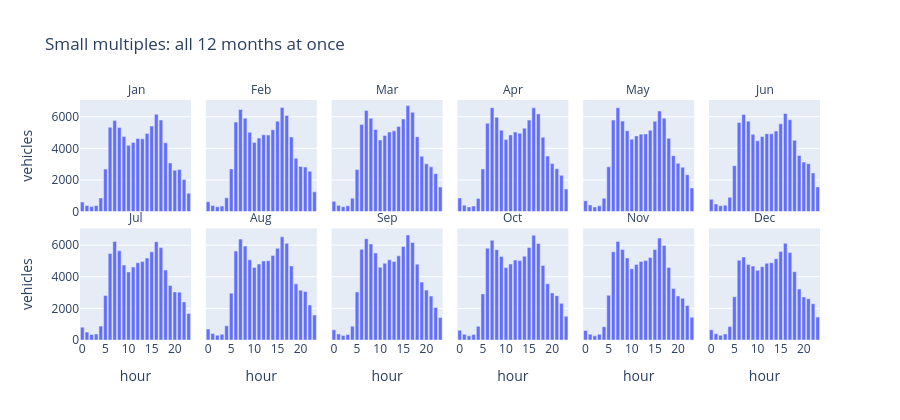

This figure's notebook cell:
### Code cell
# (given) The SAME data as small multiples — compare with the animation
fig2 = px.bar(mp, x="hour", y="vehicles", facet_col="Month", facet_col_wrap=6, category_orders={"Month": MONTHS}, height=420,
              title="Small multiples: all 12 months at once")
fig2.for_each_annotation(lambda a: a.update(text=a.text.split("=")[-1])); fig2.show()

### Figure 1 — Plotly figure (JSON) as saved in the notebook; plotly's stock layout.template omitted (floating-point values rounded to 4 significant figures)
{"data": [{"hovertemplate": "Month=Jan<br>hour=%{x}<br>vehicles=%{y}<extra></extra>", "legendgroup": "", "marker": {"color": "#636efa", "pattern": {"shape": ""}}, "name": "", "orientation": "v", "showlegend": false, "textposition": "auto", "type": "bar", "x": [0, 1, 2, 3, 4, 5, 6, 7, 8, 9, 10, 11, 12, 13, 14, 15, 16, 17, 18, 19, 20, 21, 22, 23], "xaxis": "x7", "y": [605.6, 391.6, 315.0, 387.9, 864.7, 2691.0, 5336.0, 5759.0, 5315.0, 4756.0, 4194.0, 4379.0, 4624.0, 4607.0, 4936.0, 5408.0, 6159.0, 5798.0, 4356.0, 3081.0, 2616.0, 2660.0, 2030.0, 1165.0], "yaxis": "y7"}, {"hovertemplate": "Month=Feb<br>hour=%{x}<br>vehicles=%{y}<extra></extra>", "legendgroup": "", "marker": {"color": "#636efa", "pattern": {"shape": ""}}, "name": "", "orientation": "v", "showlegend": false, "textposition": "auto", "type": "bar", "x": [0, 1, 2, 3, 4, 5, 6, 7, 8, 9, 10, 11, 12, 13, 14, 15, 16, 17, 18, 19, 20, 21, 22, 23], "xaxis": "x8", "y": [625.9, 393.1, 310.1, 354.1, 875.3, 2703.0, 5667.0, 6465.0, 5911.0, 5014.0, 4372.0, 4651.0, 4863.0, 4845.0, 5180.0, 5716.0, 6584.0, 6081.0, 4727.0, 3374.0, 2858.0, 2815.0, 2556.0, 1249.0], "yaxis": "y8"}, {"hovertemplate": "Month=Mar<br>hour=%{x}<br>vehicles=%{y}<extra></extra>", "legendgroup": "", "marker": {"color": "#636efa", "pattern": {"shape": ""}}, "name": "", "orientation": "v", "showlegend": false, "textposition": "auto", "type": "bar", "x": [0, 1, 2, 3, 4, 5, 6, 7, 8, 9, 10, 11, 12, 13, 14, 15, 16, 17, 18, 19, 20, 21, 22, 23], "xaxis": "x9", "y": [649.0, 395.3, 312.7, 368.6, 847.6, 2667.0, 5516.0, 6396.0, 5914.0, 5195.0, 4536.0, 4822.0, 5034.0, 5110.0, 5391.0, 5861.0, 6708.0, 6285.0, 4742.0, 3505.0, 3024.0, 2833.0, 2400.0, 1556.0], "yaxis": "y9"}, {"hovertemplate": "Month=Apr<br>hour=%{x}<br>vehicles=%{y}<extra></extra>", "legendgroup": "", "marker": {"color": "#636efa", "pattern": {"shape": ""}}, "name": "", "orientation": "v", "showlegend": false, "textposition": "auto", "type": "bar", "x": [0, 1, 2, 3, 4, 5, 6, 7, 8, 9, 10, 11, 12, 13, 14, 15, 16, 17, 18, 19, 20, 21, 22, 23], "xaxis": "x10", "y": [861.2, 408.6, 295.4, 354.2, 836.3, 2693.0, 5589.0, 6577.0, 5969.0, 5151.0, 4569.0, 4854.0, 5029.0, 4958.0, 5276.0, 5790.0, 6564.0, 6183.0, 4707.0, 3514.0, 3038.0, 2713.0, 2296.0, 1427.0], "yaxis": "y10"}, {"hovertemplate": "Month=May<br>hour=%{x}<br>vehicles=%{y}<extra></extra>", "legendgroup": "", "marker": {"color": "#636efa", "pattern": {"shape": ""}}, "name": "", "orientation": "v", "showlegend": false, "textposition": "auto", "type": "bar", "x": [0, 1, 2, 3, 4, 5, 6, 7, 8, 9, 10, 11, 12, 13, 14, 15, 16, 17, 18, 19, 20, 21, 22, 23], "xaxis": "x11", "y": [688.2, 423.5, 294.2, 362.5, 850.4, 2830.0, 5794.0, 6572.0, 5726.0, 5118.0, 4581.0, 4791.0, 4902.0, 4916.0, 5141.0, 5712.0, 6365.0, 5911.0, 4634.0, 3540.0, 3059.0, 2808.0, 2337.0, 1494.0], "yaxis": "y11"}, {"hovertemplate": "Month=Jun<br>hour=%{x}<br>vehicles=%{y}<extra></extra>", "legendgroup": "", "marker": {"color": "#636efa", "pattern": {"shape": ""}}, "name": "", "orientation": "v", "showlegend": false, "textposition": "auto", "type": "bar", "x": [0, 1, 2, 3, 4, 5, 6, 7, 8, 9, 10, 11, 12, 13, 14, 15, 16, 17, 18, 19, 20, 21, 22, 23], "xaxis": "x12", "y": [784.0, 483.1, 374.6, 403.7, 905.0, 2908.0, 5639.0, 6150.0, 5721.0, 4892.0, 4482.0, 4753.0, 4929.0, 4925.0, 5100.0, 5557.0, 6207.0, 5812.0, 4509.0, 3548.0, 3131.0, 3035.0, 2446.0, 1564.0], "yaxis": "y12"}, {"hovertemplate": "Month=Jul<br>hour=%{x}<br>vehicles=%{y}<extra></extra>", "legendgroup": "", "marker": {"color": "#636efa", "pattern": {"shape": ""}}, "name": "", "orientation": "v", "showlegend": false, "textposition": "auto", "type": "bar", "x": [0, 1, 2, 3, 4, 5, 6, 7, 8, 9, 10, 11, 12, 13, 14, 15, 16, 17, 18, 19, 20, 21, 22, 23], "xaxis": "x", "y": [814.2, 498.5, 347.4, 377.0, 878.2, 2821.0, 5473.0, 6237.0, 5645.0, 4744.0, 4310.0, 4617.0, 4890.0, 4965.0, 5181.0, 5577.0, 6215.0, 5846.0, 4423.0, 3449.0, 3045.0, 3026.0, 2407.0, 1680.0], "yaxis": "y"}, {"hovertemplate": "Month=Aug<br>hour=%{x}<br>vehicles=%{y}<extra></extra>", "legendgroup": "", "marker": {"color": "#636efa", "pattern": {"shape": ""}}, "name": "", "orientation": "v", "showlegend": false, "textposition": "auto", "type": "bar", "x": [0, 1, 2, 3, 4, 5, 6, 7, 8, 9, 10, 11, 12, 13, 14, 15, 16, 17, 18, 19, 20, 21, 22, 23], "xaxis": "x2", "y": [694.9, 415.4, 299.5, 364.7, 898.5, 2966.0, 5626.0, 6384.0, 5941.0, 5070.0, 4595.0, 4808.0, 5003.0, 5022.0, 5340.0, 5800.0, 6529.0, 6115.0, 4690.0, 3552.0, 3152.0, 3061.0, 2216.0, 1577.0], "yaxis": "y2"}, {"hovertemplate": "Month=Sep<br>hour=%{x}<br>vehicles=%{y}<extra></extra>", "legendgroup": "", "marker": {"color": "#636efa", "pattern": {"shape": ""}}, "name": "", "orientation": "v", "showlegend": false, "textposition": "auto", "type": "bar", "x": [0, 1, 2, 3, 4, 5, 6, 7, 8, 9, 10, 11, 12, 13, 14, 15, 16, 17, 18, 19, 20, 21, 22, 23], "xaxis": "x3", "y": [641.9, 380.9, 279.4, 344.8, 876.4, 3041.0, 5737.0, 6411.0, 6079.0, 5509.0, 4604.0, 4851.0, 5074.0, 4973.0, 5328.0, 5910.0, 6650.0, 6169.0, 4800.0, 3663.0, 3157.0, 2784.0, 2058.0, 1425.0], "yaxis": "y3"}, {"hovertemplate": "Month=Oct<br>hour=%{x}<br>vehicles=%{y}<extra></extra>", "legendgroup": "", "marker": {"color": "#636efa", "pattern": {"shape": ""}}, "name": "", "orientation": "v", "showlegend": false, "textposition": "auto", "type": "bar", "x": [0, 1, 2, 3, 4, 5, 6, 7, 8, 9, 10, 11, 12, 13, 14, 15, 16, 17, 18, 19, 20, 21, 22, 23], "xaxis": "x4", "y": [620.6, 361.3, 264.0, 351.5, 863.0, 2918.0, 5808.0, 6306.0, 5716.0, 5285.0, 4585.0, 4807.0, 5062.0, 5023.0, 5301.0, 5859.0, 6625.0, 6108.0, 4719.0, 3559.0, 2978.0, 2808.0, 2319.0, 1502.0], "yaxis": "y4"}, {"hovertemplate": "Month=Nov<br>hour=%{x}<br>vehicles=%{y}<extra></extra>", "legendgroup": "", "marker": {"color": "#636efa", "pattern": {"shape": ""}}, "name": "", "orientation": "v", "showlegend": false, "textposition": "auto", "type": "bar", "x": [0, 1, 2, 3, 4, 5, 6, 7, 8, 9, 10, 11, 12, 13, 14, 15, 16, 17, 18, 19, 20, 21, 22, 23], "xaxis": "x5", "y": [600.4, 365.9, 263.9, 366.1, 843.5, 2828.0, 5584.0, 6238.0, 5724.0, 5195.0, 4513.0, 4782.0, 4969.0, 5023.0, 5214.0, 5722.0, 6453.0, 5987.0, 4584.0, 3262.0, 2791.0, 2643.0, 2185.0, 1444.0], "yaxis": "y5"}, {"hovertemplate": "Month=Dec<br>hour=%{x}<br>vehicles=%{y}<extra></extra>", "legendgroup": "", "marker": {"color": "#636efa", "pattern": {"shape": ""}}, "name": "", "orientation": "v", "showlegend": false, "textposition": "auto", "type": "bar", "x": [0, 1, 2, 3, 4, 5, 6, 7, 8, 9, 10, 11, 12, 13, 14, 15, 16, 17, 18, 19, 20, 21, 22, 23], "xaxis": "x6", "y": [641.8, 395.6, 293.7, 377.5, 848.0, 2735.0, 5043.0, 5257.0, 4774.0, 4676.0, 4409.0, 4640.0, 4855.0, 4888.0, 5146.0, 5596.0, 6124.0, 5541.0, 4323.0, 3225.0, 2723.0, 2618.0, 2300.0, 1452.0], "yaxis": "y6"}], "layout": {"annotations": [{"font": {}, "showarrow": false, "text": "Jul", "x": 0.075, "xanchor": "center", "xref": "paper", "y": 0.465, "yanchor": "bottom", "yref": "paper"}, {"font": {}, "showarrow": false, "text": "Aug", "x": 0.245, "xanchor": "center", "xref": "paper", "y": 0.465, "yanchor": "bottom", "yref": "paper"}, {"font": {}, "showarrow": false, "text": "Sep", "x": 0.415, "xanchor": "center", "xref": "paper", "y": 0.465, "yanchor": "bottom", "yref": "paper"}, {"font": {}, "showarrow": false, "text": "Oct", "x": 0.585, "xanchor": "center", "xref": "paper", "y": 0.465, "yanchor": "bottom", "yref": "paper"}, {"font": {}, "showarrow": false, "text": "Nov", "x": 0.755, "xanchor": "center", "xref": "paper", "y": 0.465, "yanchor": "bottom", "yref": "paper"}, {"font": {}, "showarrow": false, "text": "Dec", "x": 0.925, "xanchor": "center", "xref": "paper", "y": 0.465, "yanchor": "bottom", "yref": "paper"}, {"font": {}, "showarrow": false, "text": "Jan", "x": 0.075, "xanchor": "center", "xref": "paper", "y": 1.0, "yanchor": "bottom", "yref": "paper"}, {"font": {}, "showarrow": false, "text": "Feb", "x": 0.245, "xanchor": "center", "xref": "paper", "y": 1.0, "yanchor": "bottom", "yref": "paper"}, {"font": {}, "showarrow": false, "text": "Mar", "x": 0.415, "xanchor": "center", "xref": "paper", "y": 1.0, "yanchor": "bottom", "yref": "paper"}, {"font": {}, "showarrow": false, "text": "Apr", "x": 0.585, "xanchor": "center", "xref": "paper", "y": 1.0, "yanchor": "bottom", "yref": "paper"}, {"font": {}, "showarrow": false, "text": "May", "x": 0.755, "xanchor": "center", "xref": "paper", "y": 1.0, "yanchor": "bottom", "yref": "paper"}, {"font": {}, "showarrow": false, "text": "Jun", "x": 0.925, "xanchor": "center", "xref": "paper", "y": 1.0, "yanchor": "bottom", "yref": "paper"}], "barmode": "relative", "height": 420, "legend": {"tracegroupgap": 0}, "title": {"text": "Small multiples: all 12 months at once"}, "xaxis": {"anchor": "y", "domain": [0, 0.15], "title": {"text": "hour"}}, "xaxis10": {"anchor": "y10", "domain": [0.51, 0.66], "matches": "x", "showticklabels": false}, "xaxis11": {"anchor": "y11", "domain": [0.68, 0.83], "matches": "x", "showticklabels": false}, "xaxis12": {"anchor": "y12", "domain": [0.85, 1], "matches": "x", "showticklabels": false}, "xaxis2": {"anchor": "y2", "domain": [0.17, 0.32], "matches": "x", "title": {"text": "hour"}}, "xaxis3": {"anchor": "y3", "domain": [0.34, 0.49], "matches": "x", "title": {"text": "hour"}}, "xaxis4": {"anchor": "y4", "domain": [0.51, 0.66], "matches": "x", "title": {"text": "hour"}}, "xaxis5": {"anchor": "y5", "domain": [0.68, 0.83], "matches": "x", "title": {"text": "hour"}}, "xaxis6": {"anchor": "y6", "domain": [0.85, 1], "matches": "x", "title": {"text": "hour"}}, "xaxis7": {"anchor": "y7", "domain": [0, 0.15], "matches": "x", "showticklabels": false}, "xaxis8": {"anchor": "y8", "domain": [0.17, 0.32], "matches": "x", "showticklabels": false}, "xaxis9": {"anchor": "y9", "domain": [0.34, 0.49], "matches": "x", "showticklabels": false}, "yaxis": {"anchor": "x", "domain": [0, 0.465], "title": {"text": "vehicles"}}, "yaxis10": {"anchor": "x10", "domain": [0.535, 1.0], "matches": "y", "showticklabels": false}, "yaxis11": {"anchor": "x11", "domain": [0.535, 1.0], "matches": "y", "showticklabels": false}, "yaxis12": {"anchor": "x12", "domain": [0.535, 1.0], "matches": "y", "showticklabels": false}, "yaxis2": {"anchor": "x2", "domain": [0, 0.465], "matches": "y", "showticklabels": false}, "yaxis3": {"anchor": "x3", "domain": [0, 0.465], "matches": "y", "showticklabels": false}, "yaxis4": {"anchor": "x4", "domain": [0, 0.465], "matches": "y", "showticklabels": false}, "yaxis5": {"anchor": "x5", "domain": [0, 0.465], "matches": "y", "showticklabels": false}, "yaxis6": {"anchor": "x6", "domain": [0, 0.465], "matches": "y", "showticklabels": false}, "yaxis7": {"anchor": "x7", "domain": [0.535, 1.0], "matches": "y", "title": {"text": "vehicles"}}, "yaxis8": {"anchor": "x8", "domain": [0.535, 1.0], "matches": "y", "showticklabels": false}, "yaxis9": {"anchor": "x9", "domain": [0.535, 1.0], "matches": "y", "showticklabels": false}}}
